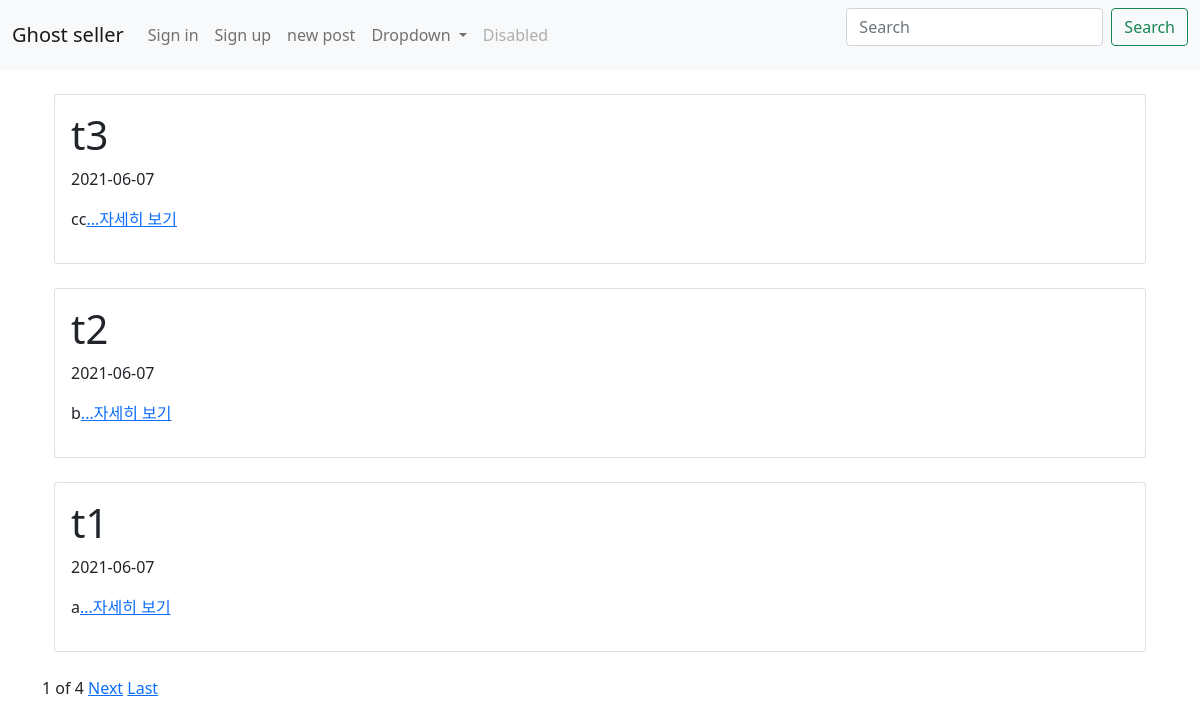
The app's page /, older data.
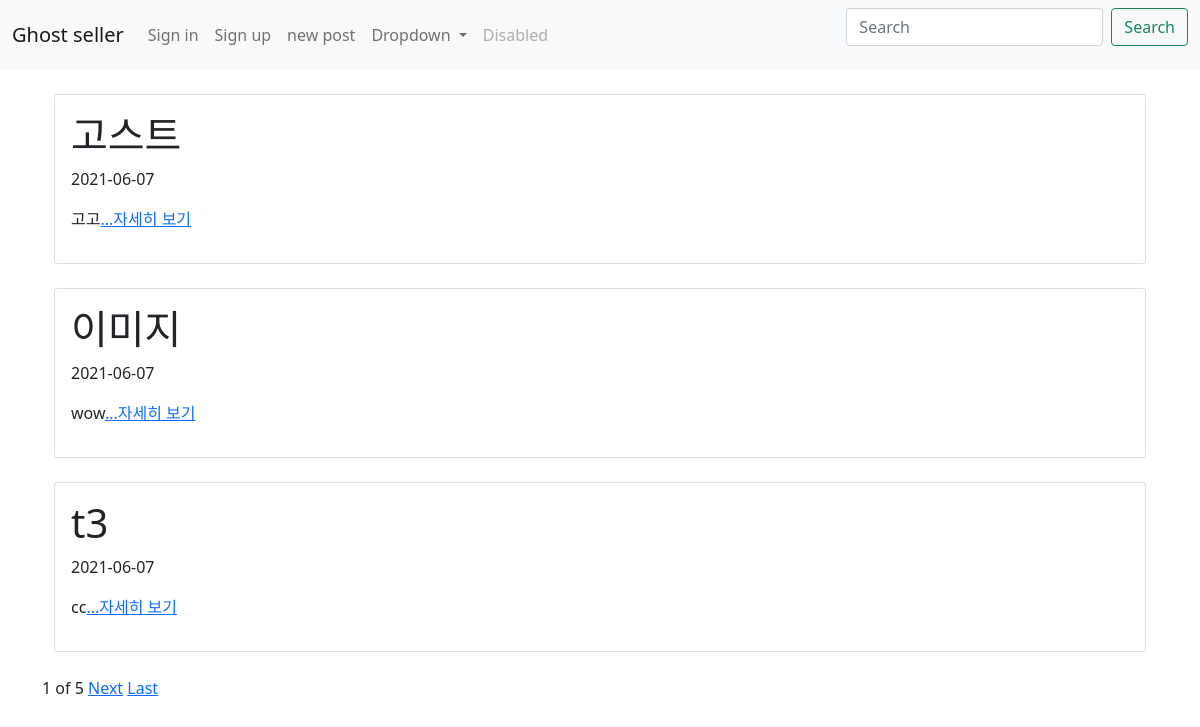
The same page, newer data.
### first_app/models.py (models this page shows, shortened)
class Blog(models.Model):
    title = models.CharField(max_length=200)
    pub_date = models.DateTimeField('date published')
    body = models.TextField()
    images = models.ImageField(blank=True, upload_to="images", null=True)
    def summary(self):
        return self.body[:100]

### first_app/views.py (the view)
# urls.py: 2. Add a URL to urlpatterns:  path('', views.home, name='home')
def home(request):
    blogs = Blog.objects.order_by('-id')
    blog_list = Blog.objects.all().order_by('-id')
    paginator = Paginator(blog_list, 3)
    page = request.GET.get('page')
    posts = paginator.get_page(page)
    return render(request, 'home.html', {'blogs' : blogs, 'posts' : posts})

### first_app/templates/home.html (shortened to what this page needs)
{% extends 'base.html' %}
{% block content %}
    {% for blog in posts %}
    <div class="container">
    <div class="card">
        <div class="card-body">
        <h1>{{blog.title}}</h1>
        <p>{{blog.pub_date | date:"Y-m-d"}}</p>
        <p>{{blog.summary}}<a href="{% url 'detail' blog.id %}">...자세히 보기<a/></p>
        </div>
    </div>
    </div>
    <br>
    {% endfor %}
    <span>{{posts.number}}</span>
    <span>of</span>
    <span>{{posts.paginator.num_pages}}</span>
    {%if posts.has_next%}
    <a href="?page={{posts.next_page_number}}">Next</a>
    <a href="?page={{posts.paginator.num_pages}}">Last</a>
    {%endif%}
{% endblock %}

Row changes from the older to the newer data that the page shows:
no longer on this page (row unchanged): Blog: title "t2", pub_date "2021-06-07", summary "b"
no longer on this page (row unchanged): Blog: title "t1", pub_date "2021-06-07", summary "a"
added Blog: title "고스트", pub_date "2021-06-07", summary "고고"
added Blog: title "이미지", pub_date "2021-06-07", summary "wow"
Text that changed along with them:
{{ posts.paginator.num_pages }}: "4" → "5"
